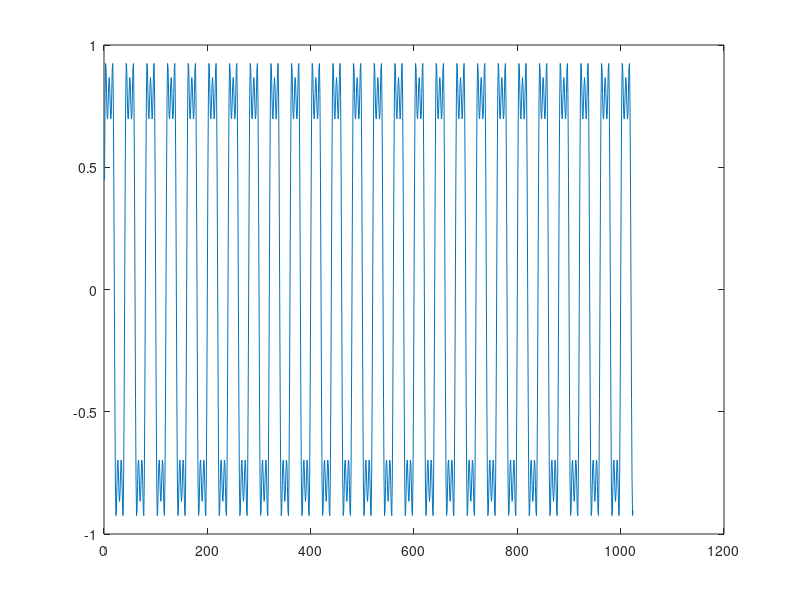
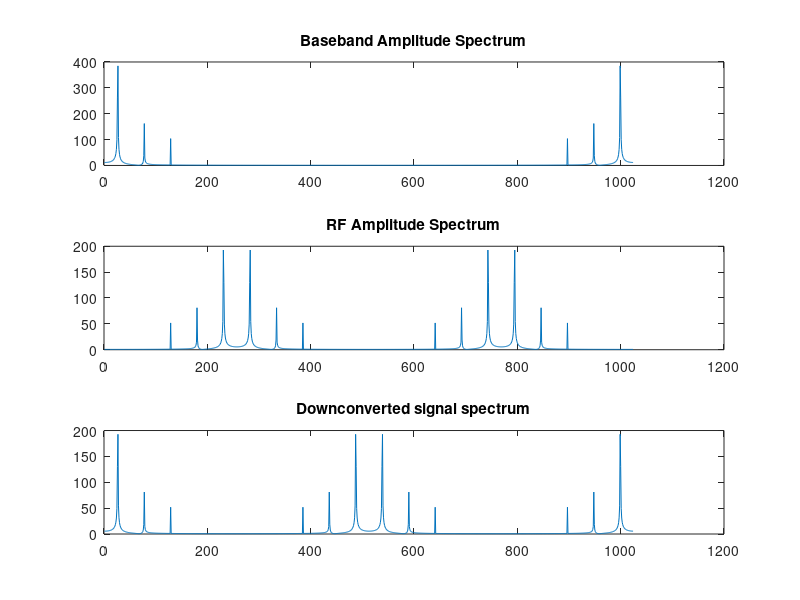

The MATLAB source for these figures, in order: (Note: this script raises an error after producing the figures.)
x = [1:1024];

clf;
hold off;

% create pulse waveform
base = 1.5;     % ground frequency multiplier
sq = sin(base * 2 * pi / 60 * x) + sin(base * 2 * pi / 20 * x) / 3 + sin(base * 2 * pi / 12 * x) / 5;
figure(1)
plot(sq)

% create the modulated signal
carrier = cos(2 * pi / 4 * x);
rf      = carrier .* sq;
figure(2)
subplot(3,1,1)
plot(abs(fft(sq)))
title('Baseband Amplitude Spectrum')
subplot(3,1,2)
plot(abs(fft(rf)))
title('RF Amplitude Spectrum')

% downconvert the modulated signal
dc    = rf .* carrier;
figure(2)
subplot(3,1,3)
plot(abs(fft(dc)))
title('Downconverted signal spectrum')

% design FIR filter
Fs = 60000;              % Sampling Frequency
Fpass = 14000;           % Passband Frequency
Fstop = 16000;           % Stopband Frequency
Dpass = 0.057501127785;  % Passband Ripple
Dstop = 0.001;           % Stopband Attenuation
dens  = 20;              % Density Factor
[N, Fo, Ao, W] = firpmord([Fpass, Fstop]/(Fs/2), [1 0], [Dpass, Dstop]);
b    = firpm(N, Fo, Ao, W, {dens});
Hfir = dfilt.dffir(b);

% Design IIR filter
Apass = 1;           % Passband Ripple (dB)
Astop = 60;          % Stopband Attenuation (dB)
match = 'stopband';  % Band to match exactly
h     = fdesign.lowpass(Fpass, Fstop, Apass, Astop, Fs);
Hiir  = design(h, 'ellip', 'MatchExactly', match);

% filter the downconverted signal
yiir = filter(Hiir, dc);
yfir = filter(Hfir, dc);
figure(3)
subplot(2,1,1)
plot(yfir(1:1024));
title('FIR lowpass output')
subplot(2,1,2)
plot(yiir(1:1024));
title('IIR lowpass output')

fvtool(Hfir);
fvtool(Hiir);
